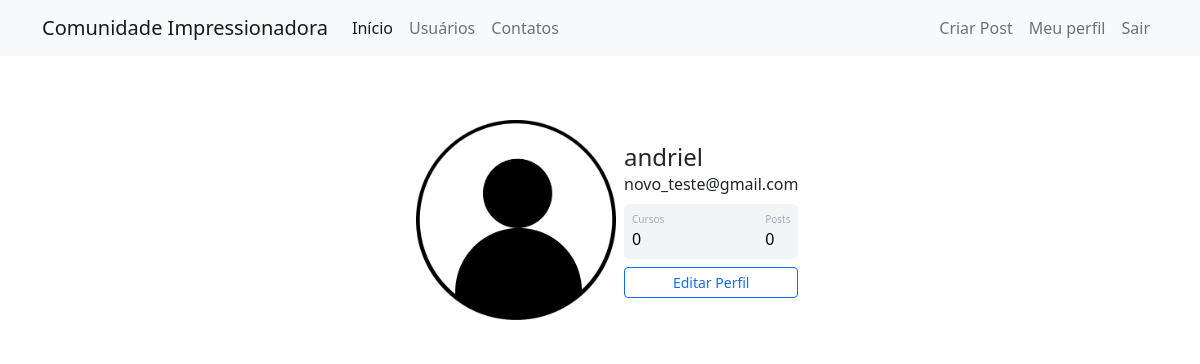
Page /perfil (signed in) on the earlier database version.
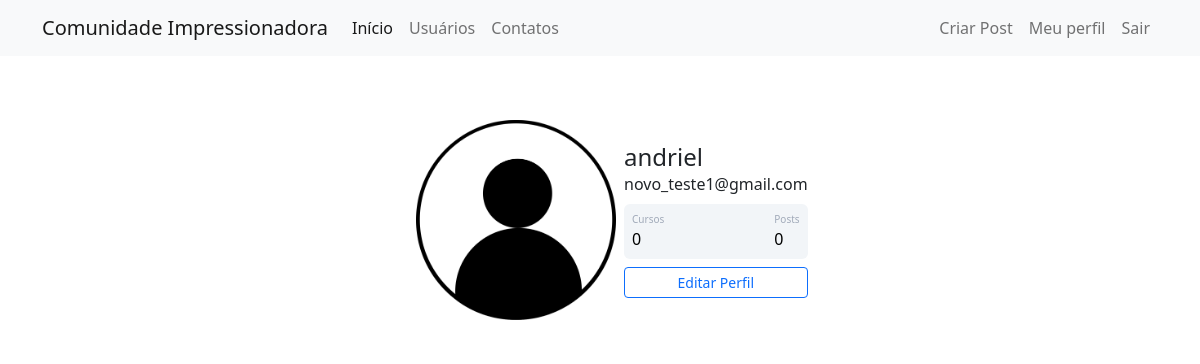
Same page on the later database version.
### comunidadeimpressionadora/models.py (models this page shows)
class Usuario(database.Model, UserMixin):
    id = database.Column(database.Integer, primary_key=True)
    username = database.Column(database.String, nullable=False)
    email = database.Column(database.String, unique=True, nullable=False)
    senha = database.Column(database.String, nullable=False)
    foto_perfil = database.Column(database.String, default='default.jpg', nullable=False)
    posts = database.relationship('Post', backref='autor', lazy=True)
    cursos = database.Column(database.String, default='Não informado', nullable=False)

### comunidadeimpressionadora/routes.py (the view)
@app.route("/perfil")
@login_required
def perfil():
    foto_perfil = url_for('static', filename='fotos_perfil/{}'.format(current_user.foto_perfil))
    return render_template('perfil.html', foto_perfil=foto_perfil)

### comunidadeimpressionadora/models.py (called while the page is built)
@login_manager.user_loader
def load_usuario(id_usuario):
    return Usuario.query.get(int(id_usuario))

### comunidadeimpressionadora/templates/perfil.html (shortened to what this page needs)
{% extends 'base.html' %}
{% block body %}
        <div class="container mt-5 d-flex justify-content-center">
            <div class="card p-3">
                <div class="d-flex align-items-center">
                    <div class="image pe-2">
                <img src="{{ foto_perfil }}" class="rounded" width="200" >
                </div>
                <div class="ml-3 w-100">
                   <h4 class="mb-0 mt-0">{{ current_user.username }}</h4>
                   <span>{{ current_user.email }}</span>
                   <div class="p-2 mt-2 bg-primary d-flex justify-content-between rounded text-white stats">
                        <div class="d-flex flex-column">
                            <span class="articles">Cursos</span>
                            <span class="number1">0</span>
                        </div>
                        <div class="d-flex flex-column">
                            <span class="rating">Posts</span>
                            <span class="number3">0</span>
                        </div>
                   </div>
                   <div class="button mt-2 d-flex flex-row align-items-center">
                        <a class="w-100" href="{{ url_for ('editar_perfil') }}"><button class="btn btn-sm btn-outline-primary w-100">Editar Perfil</button></a>
                   </div>
                </div>
                </div>
            </div>
         </div>
{% endblock %}

### comunidadeimpressionadora/templates/base.html (shortened to what this page needs)
<!DOCTYPE html>
<html lang="pt-br">
    <head>
        <link href="https://cdn.jsdelivr.net/npm/bootstrap@5.2.2/dist/css/bootstrap.min.css" rel="stylesheet">
        <link rel="stylesheet" type="text/css" href="{{ url_for('static', filename='main.css') }}"
        {% block head %}
        {% endblock %}
    </head>
    <body>
        {% include 'navbar.html' %}
        {% block body %}
        {% endblock %}
    </body>
</html>

### comunidadeimpressionadora/templates/navbar.html (shortened to what this page needs)
<nav class="navbar navbar-expand-lg bg-light">
  <div class="container-fluid container">
    <a class="navbar-brand" href="{{ url_for ('home') }}">Comunidade Impressionadora</a>
    <div class="collapse navbar-collapse" id="navbarSupportedContent">
      <ul class="navbar-nav me-auto mb-2 mb-lg-0">
        <li class="nav-item">
          <a class="nav-link active" aria-current="page" href="{{ url_for ('home') }}">Início</a>
        </li>
        <li class="nav-item">
          <a class="nav-link" href="{{ url_for ('usuarios') }}">Usuários</a>
        </li>
        <li class="nav-item">
          <a class="nav-link" href="{{ url_for ('contatos') }}">Contatos</a>
        </li>
      </ul>
      <ul class="navbar-nav d-flex">
        {% if current_user.is_authenticated %}
        <li class="nav-item">
          <a class="nav-link" href="{{ url_for ('criar_post') }}">Criar Post</a>
        </li>
        <li class="nav-item">
          <a class="nav-link" href="{{ url_for ('perfil') }}">Meu perfil</a>
        </li>
        <li class="nav-item">
          <a class="nav-link" href="{{ url_for ('sair') }}">Sair</a>
        </li>
        {% endif %}
      </ul>
    </div>
  </div>
</nav>

### comunidadeimpressionadora/static/main.css (style rules this page uses)
.card { width: 400px; border: none; border-radius: 10px; background-color: #fff; }
.stats { background: #f2f5f8 !important; color: #000 !important; }
.articles { font-size:10px; color: #a1aab9; }
.number1 { font-weight:500; }
.rating { font-size:10px; color: #a1aab9; }
.number3 { font-weight:500; }

Differences in the rows shown:
changed Usuario "andriel": email "novo_teste@gmail.com" → "novo_teste1@gmail.com"
